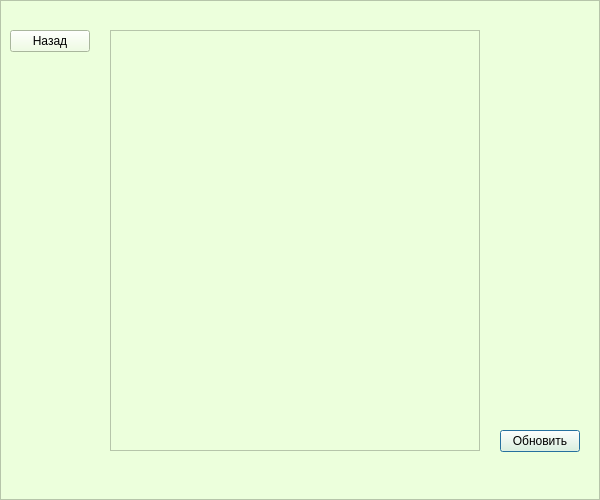
<?xml version="1.0" encoding="UTF-8"?>
<ui version="4.0">
 <class>AllTransactionsDialog</class>
 <widget class="QDialog" name="AllTransactionsDialog">
  <property name="geometry">
   <rect>
    <x>0</x>
    <y>0</y>
    <width>600</width>
    <height>500</height>
   </rect>
  </property>
  <property name="windowTitle">
   <string>Dialog</string>
  </property>
  <widget class="QFrame" name="frame">
   <property name="geometry">
    <rect>
     <x>0</x>
     <y>0</y>
     <width>600</width>
     <height>500</height>
    </rect>
   </property>
   <property name="styleSheet">
    <string notr="true">background-color: #ECFFDC;</string>
   </property>
   <property name="frameShape">
    <enum>QFrame::StyledPanel</enum>
   </property>
   <property name="frameShadow">
    <enum>QFrame::Raised</enum>
   </property>
   <widget class="QTableWidget" name="tableWidget">
    <property name="geometry">
     <rect>
      <x>110</x>
      <y>30</y>
      <width>370</width>
      <height>421</height>
     </rect>
    </property>
   </widget>
   <widget class="QPushButton" name="refreshButton">
    <property name="geometry">
     <rect>
      <x>500</x>
      <y>430</y>
      <width>80</width>
      <height>22</height>
     </rect>
    </property>
    <property name="text">
     <string>Обновить</string>
    </property>
   </widget>
   <widget class="QPushButton" name="backButton">
    <property name="geometry">
     <rect>
      <x>10</x>
      <y>30</y>
      <width>80</width>
      <height>22</height>
     </rect>
    </property>
    <property name="text">
     <string>Назад</string>
    </property>
   </widget>
  </widget>
 </widget>
 <resources/>
 <connections/>
</ui>
